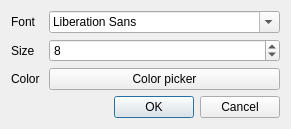
<?xml version="1.0" encoding="UTF-8"?>
<ui version="4.0">
 <class>Dialog</class>
 <widget class="QDialog" name="Dialog">
  <property name="geometry">
   <rect>
    <x>0</x>
    <y>0</y>
    <width>291</width>
    <height>126</height>
   </rect>
  </property>
  <property name="windowTitle">
   <string>Font Options</string>
  </property>
  <layout class="QGridLayout" name="gridLayout">
   <item row="0" column="0">
    <widget class="QLabel" name="label_2">
     <property name="text">
      <string>Font</string>
     </property>
    </widget>
   </item>
   <item row="4" column="0" colspan="2">
    <widget class="QDialogButtonBox" name="buttonBox">
     <property name="orientation">
      <enum>Qt::Horizontal</enum>
     </property>
     <property name="standardButtons">
      <set>QDialogButtonBox::Cancel|QDialogButtonBox::Ok</set>
     </property>
    </widget>
   </item>
   <item row="1" column="0">
    <widget class="QLabel" name="label">
     <property name="text">
      <string>Size</string>
     </property>
    </widget>
   </item>
   <item row="1" column="1">
    <widget class="QSpinBox" name="spinBox_size">
     <property name="value">
      <number>8</number>
     </property>
    </widget>
   </item>
   <item row="0" column="1">
    <widget class="QFontComboBox" name="fontComboBox"/>
   </item>
   <item row="2" column="0">
    <widget class="QLabel" name="label_3">
     <property name="text">
      <string>Color</string>
     </property>
    </widget>
   </item>
   <item row="2" column="1">
    <widget class="QPushButton" name="pushButton_picker">
     <property name="text">
      <string>Color picker</string>
     </property>
    </widget>
   </item>
  </layout>
 </widget>
 <resources/>
 <connections>
  <connection>
   <sender>buttonBox</sender>
   <signal>accepted()</signal>
   <receiver>Dialog</receiver>
   <slot>accept()</slot>
   <hints>
    <hint type="sourcelabel">
     <x>248</x>
     <y>254</y>
    </hint>
    <hint type="destinationlabel">
     <x>157</x>
     <y>274</y>
    </hint>
   </hints>
  </connection>
  <connection>
   <sender>buttonBox</sender>
   <signal>rejected()</signal>
   <receiver>Dialog</receiver>
   <slot>reject()</slot>
   <hints>
    <hint type="sourcelabel">
     <x>316</x>
     <y>260</y>
    </hint>
    <hint type="destinationlabel">
     <x>286</x>
     <y>274</y>
    </hint>
   </hints>
  </connection>
 </connections>
</ui>
